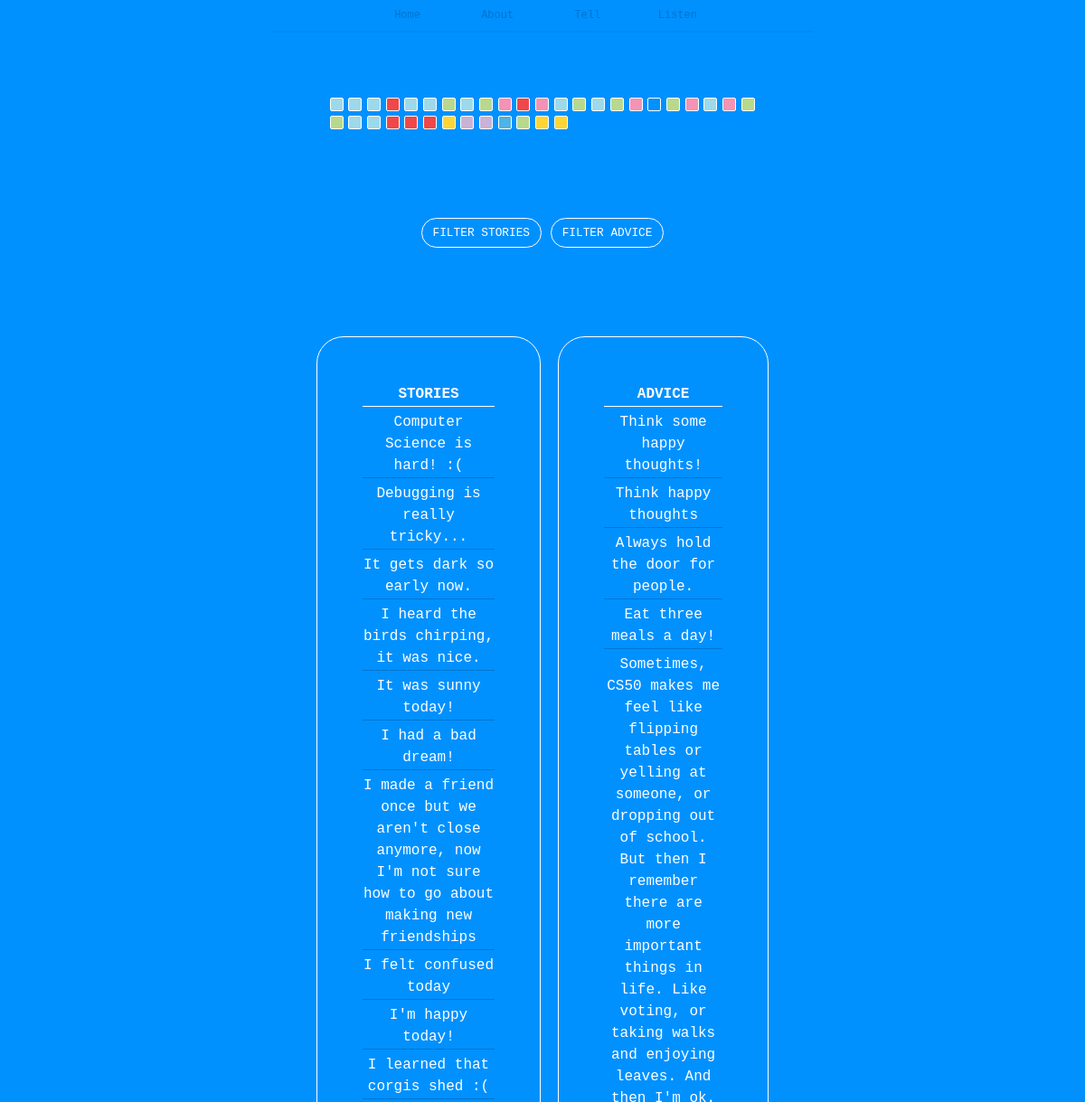
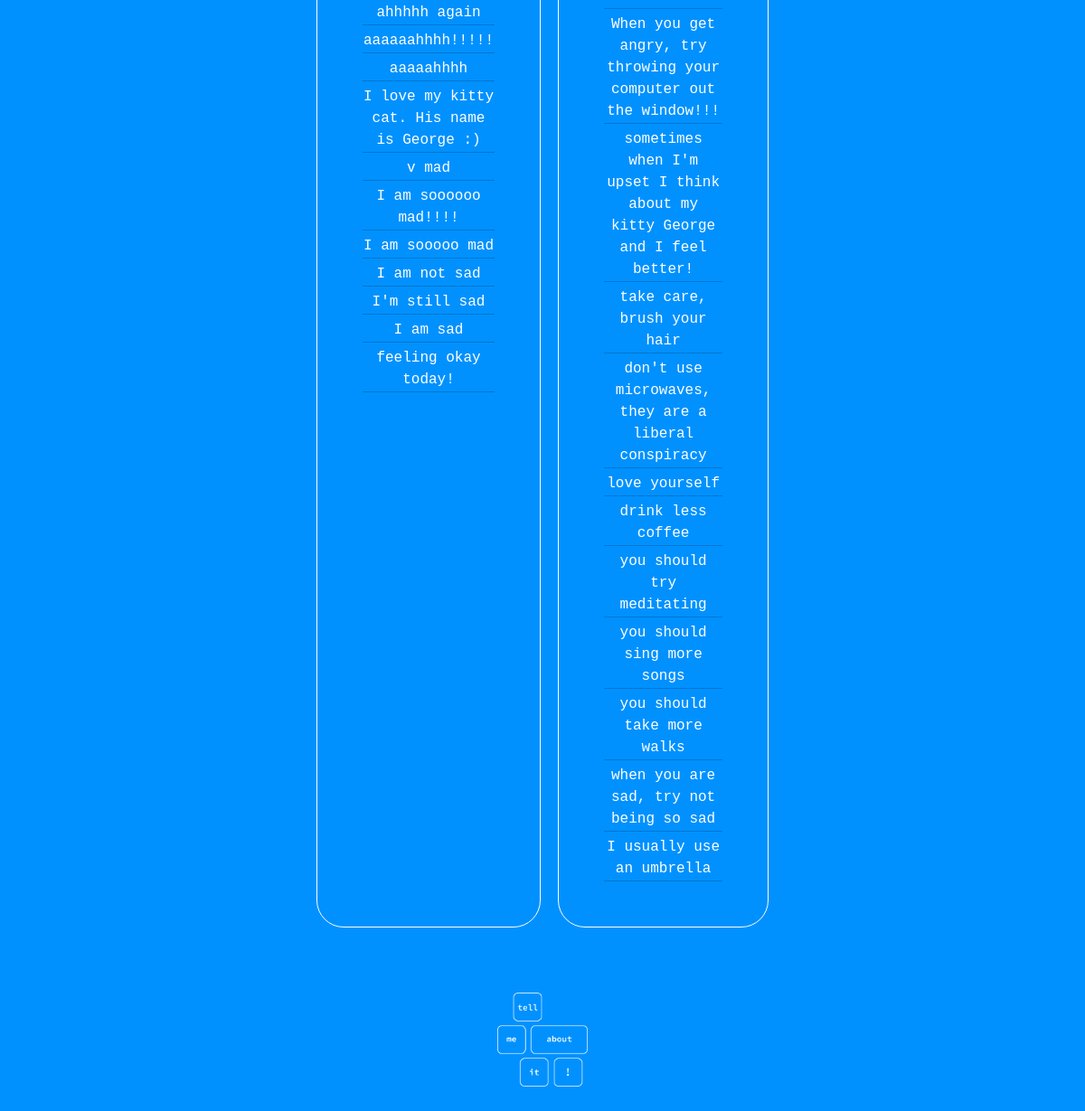
/listen, run on the app's committed database (2 pictures, top to bottom).
### tables this page shows
CREATE TABLE tags (
                post_id INTEGER,
                reply_id INTEGER,
                tag INTEGER,
                FOREIGN KEY(post_id) REFERENCES post(post_id),
                FOREIGN KEY(reply_id) REFERENCES reply(reply_id)
            );

CREATE TABLE post (
                    post_id INTEGER NOT NULL UNIQUE,
                    post_entry TEXT NOT NULL,
                    post_time DATETIME NOT NULL DEFAULT CURRENT_TIMESTAMP,
                    post_replyability text,
                    PRIMARY KEY(post_id AUTOINCREMENT)
                );

CREATE TABLE reply (
                    reply_id INTEGER NOT NULL UNIQUE,
                    post_id INTEGER,
                    reply_entry TEXT NOT NULL,
                    reply_time DATETIME NOT NULL DEFAULT CURRENT_TIMESTAMP,
                    PRIMARY KEY(reply_id AUTOINCREMENT),
                    FOREIGN KEY(post_id) REFERENCES post(post_id)
                );

### app.py (the view)
@app.route("/listen")
def listen():
    moodgraph = db.execute("SELECT * FROM tags LIMIT 100")
    stories = db.execute("SELECT * FROM post ORDER BY post_time DESC")
    advice = db.execute("SELECT * FROM reply ORDER BY reply_time DESC")
    return render_template("listen.html", stories=stories, advice=advice, moodgraph=moodgraph)

### templates/listen.html (shortened to what this page needs)
{% extends "layout.html" %}
{% block main %}
<div class="grid-area">
    <div class="grid center">
        {% for i in moodgraph %}
            <div class="moodbox" id="{{ i.tag }}" title="{{ i.tag }}"></div>
        {% endfor %}
    </div>
</div>
<br><br>
<div class="button_container">
    <a href="/listen_story">
        <button class="btn btn-primary" type="submit">FILTER STORIES</button>
    </a>
    <a href="/listen_advice">
        <button class="btn btn-primary" type="submit">FILTER ADVICE</button>
    </a>
</div>
<br><br>
<div class="table-wrapper center">
            <table>
                <thead>
                    <tr>
                    <th>STORIES</th>
                    </tr>
                </thead>
                <tbody>
                    {% for i in stories %}
                    <tr>
                        <td title="POSTED ON: {{ i.post_time }}">{{ i.post_entry }}</td>
                    </tr>
                    {% endfor %}
                </tbody>
            </table>
            <table>
                <thead>
                    <tr>
                    <th>ADVICE</th>
                    </tr>
                </thead>
                <tbody>
                    {% for i in advice %}
                    <tr>
                        <td title="POSTED ON: {{ i.reply_time }}">{{ i.reply_entry }}</td>
                    </tr>
                    {% endfor %}
                </tbody>
            </table>
        </div>
<br>
<br>
<br>
<img src="/static/LOGO_white.png" alt="tell me about it! logo" width="100"/>
{% endblock %}

### templates/layout.html (shortened to what this page needs)
<!DOCTYPE html>
<html lang="en">
    <head>
        <link href="https://cdn.jsdelivr.net/npm/bootstrap@5.1.3/dist/css/bootstrap.min.css" rel="stylesheet">
        <link href="/static/styles.css" rel="stylesheet">
        <div class="dropdown">
            <a href="/"><button class="dropbtn">Home</button></a>
        </div>
        <div class="dropdown">
            <a href="/about"><button class="dropbtn">About</button></a>
        </div>
        <div class="dropdown">
            <a href="/tell"><button class="dropbtn">Tell</button></a>
          </div>
          <div class="dropdown">
            <a href="/listen"><button class="dropbtn">Listen</button></a>
          </div>
          <hr class="center" style="width:600px; color:var(--darker-blue); height:2px; padding:0px; margin:auto; border:0px;">
          <br>
    </head>
    <body>
        <main class="container-fluid py-5 text-center">
            {% block main %}{% endblock %}
        </main>
    </body>
</html>

### static/styles.css (style rules this page uses)
:root { --grid-box: 15px; --grid-padding: 2px; --background-color: rgb(0, 145, 255); --text-color: #ffffff; --highlight-color: rgb(0, 162, 255); --darker-blue: rgb(0, 117, 207); --content-width: 40%; --min-content-width: 250px; --table-width: 50%; }
body { text-align: center; text-decoration: none; font-family: 'andale mono', monospace; background-color: var(--background-color); }
a { text-decoration: none; }
.dropbtn { background-color: rgba(255, 255, 255, 0); color: var(--darker-blue); padding: 8px; font-size: 12px; min-width: 90px; border: none; cursor: pointer; }
.dropdown { position: relative; display: inline-block; }
.table-wrapper { display: flex; width: 40%; min-width: 500px; }
table { display: block; margin-left: auto; margin-right: auto; width: var(--table-width); border: 1px solid; border-radius: 30px; padding: 50px; color: var(--text-color); table-layout: fixed; }
th { text-align: center; width: calc((var(--table-width)) / 3); border-bottom: 1px solid white; }
td { padding-top: 5px; border-bottom: 1px solid var(--darker-blue); }
.center { margin-left: auto; margin-right: auto; }
*, *:after, *:before { box-sizing: border-box; }
.button_container { text-decoration: none; text-align: center; padding: 50px; }
.btn { text-decoration: none; font-size: 80%; font-style: bold; color: var(--text-color); background: none; border-color: #ffffff; border-radius: 20px; box-shadow: 0 0 0 0 rgba(0, 0, 0, 1); transform: scale(1); animation: pulse 2s infinite; animation-iteration-count: 3; }
.moodbox { width: var(--grid-box); height: var(--grid-box); border: 1px solid; border-radius: 2px; border-color: #ffffff; padding: var(--grid-padding); }
#joy { background-color: #FFD535; }
#anger { background-color: #F0484A; }
#peace { background-color: #C8B2D6; }
#confused { background-color: #B7D98D; }
#love { background-color: #F493B5; }
#guilty { background-color: #4EB3E5; }
#sad { background-color: #9CDAEB; }
.grid-area { width: var(--content-width); min-width: 430px; max-width: 600px; margin-left: auto; margin-right: auto; }
.grid { display: grid; grid-template-columns: repeat(auto-fill, minmax(15px, 1fr)); grid-gap: 5px; }
.grid > div { display: grid; place-items: center; }
.grid > div::before { content: ""; display: block; padding-bottom: 100%; grid-area: 1/1/2/2; }

### data on the page
post: post_entry "Computer Science is hard! :("
post: post_entry "Debugging is really tricky..."
post: post_entry "It gets dark so early now."
post: post_entry "I heard the birds chirping, it was nice."
post: post_entry "It was sunny today!"
post: post_entry "I had a bad dream!"
post: post_entry "I made a friend once but we aren't close anymore, now I'm not sure how to go about making new friendships"
post: post_entry "I felt confused today"
post: post_entry "I'm happy today!"
post: post_entry "I learned that corgis shed :("
post: post_entry "ahhhhh again"
post: post_entry "aaaaaahhhh!!!!!"
post: post_entry "aaaaahhhh"
post: post_entry "I love my kitty cat. His name is George :)"
post: post_entry "v mad"
post: post_entry "I am soooooo mad!!!!"
post: post_entry "I am sooooo mad"
post: post_entry "I am not sad"
post: post_entry "I'm still sad"
post: post_entry "I am sad"
post: post_entry "feeling okay today!"
reply: reply_entry "Think some happy thoughts!"
reply: reply_entry "Think happy thoughts"
reply: reply_entry "Always hold the door for people."
reply: reply_entry "Eat three meals a day!"
reply: reply_entry "Sometimes, CS50 makes me feel like flipping tables or yelling at someone, or dropping out of school. But then I remember there are more important things in life. Like voting, or taking walks and enjoying leaves. And then I'm ok."
reply: reply_entry "When you get angry, try throwing your computer out the window!!!"
reply: reply_entry "sometimes when I'm upset I think about my kitty George and I feel better!"
reply: reply_entry "take care, brush your hair"
reply: reply_entry "don't use microwaves, they are a liberal conspiracy"
reply: reply_entry "love yourself"
reply: reply_entry "drink less coffee"
reply: reply_entry "you should try meditating"
reply: reply_entry "you should sing more songs"
reply: reply_entry "you should take more walks"
reply: reply_entry "when you are sad, try not being so sad"
reply: reply_entry "I usually use an umbrella"
